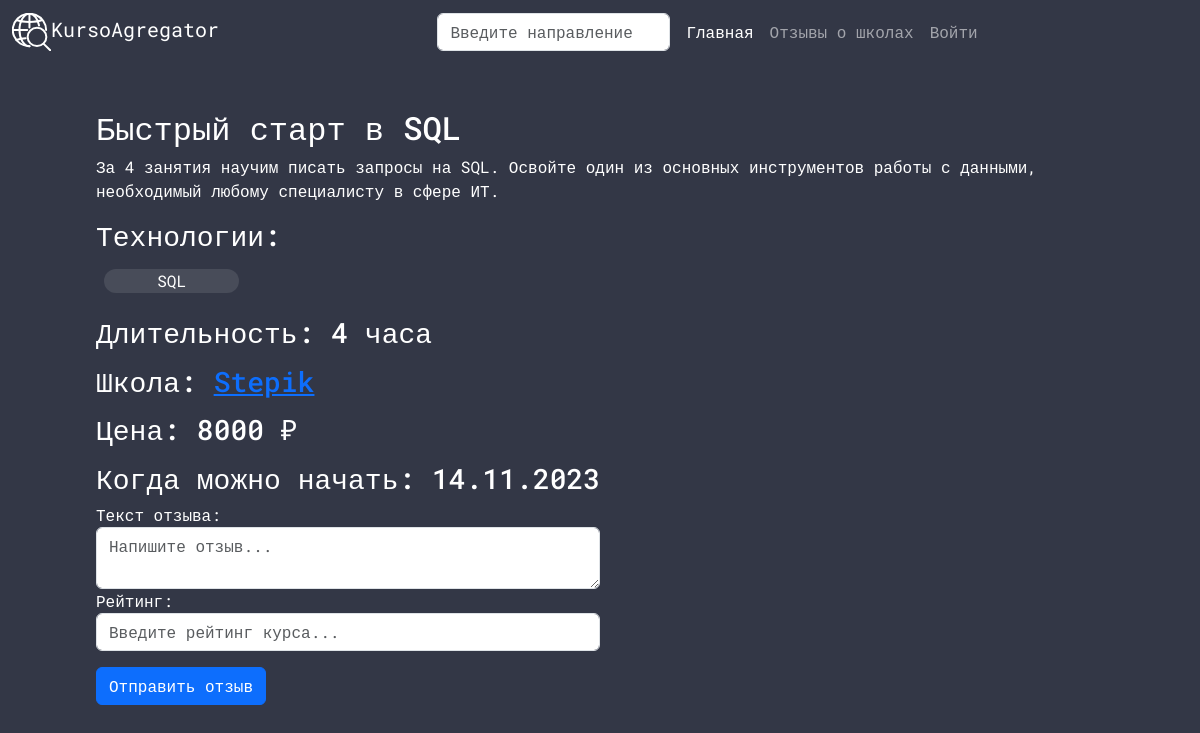
The page /course/1 on the database its author committed.
### app/models.py (models this page shows, shortened)
class Course(db.Model):
    id = db.Column(db.Integer, primary_key=True)
    name = db.Column(db.String(128), nullable=False)
    price = db.Column(db.Float, nullable=False)
    rating = db.Column(db.Float)
    duration = db.Column(db.String(128))
    description = db.Column(db.String(), nullable=False)
    date_start = db.Column(db.DateTime, default=datetime.utcnow)
    school_id = db.Column(db.Integer, db.ForeignKey('school.id', ondelete='CASCADE'))
    link = db.Column(db.String(256), nullable=False)
    reviews = db.relationship('Review', backref='course', secondary=course_review,
                              lazy='dynamic')
    technologies = db.relationship('Technology', backref='tech', secondary=course_technology,
                                   lazy='dynamic')

class Technology(db.Model):
    id = db.Column(db.Integer, primary_key=True)
    title = db.Column(db.String(128), nullable=False)

class School(db.Model):
    id = db.Column(db.Integer, primary_key=True)
    title = db.Column(db.String(128), nullable=False)
    description = db.Column(db.String())
    reviews = db.relationship('Review', backref='school', secondary=school_review,
                              lazy='dynamic')
    courses = db.relationship('Course', backref='owner',
                              lazy='dynamic')

### app/main/routes.py (the view)
@bp.route('/course/<int:id>')
def course(id):
    data = Course.query.get(id)
    technologies = data.technologies.all()
    school = School.query.get(data.school_id)
    return render_template('main/course.html', course=data, technologies=technologies, school=school)

### app/templates/main/course.html (shortened to what this page needs)
{% extends 'base.html' %}
{% block content %}
<link rel="stylesheet" type="text/css" href="{{ url_for('static', filename='style/course.css') }}">
<body>
<main>
    <h2><a href="{{ course.link }}" target="_blank" class="course-link">{{ course.name }}</a></h2>
    <p>{{ course.description }}</p>
    <h3>Технологии:</h3>
    <div class="grid">
        <div class="grid">
            <div class="grid_dir">
                {% for technology in technologies %}
                <p>{{ technology.title }}</p>
                {% endfor %}
            </div>
        </div>
    </div>
    {% if course.duration %}
    <h3>Длительность:  {{ course.duration }}</h3>
    {% endif %}
    {% if course.school_id %}
    <h3>Школа:  <a href="{{ url_for('review.review_by_school_id', school_id=school.id) }}">{{ school.title }}</a></h3>
    {% endif %}
    {% if course.price != 0 %}
    <h3>Цена: {{ course.price|default(0)|int }} ₽</h3>
    {% else %}
    <h3>Бесплатный курс</h3>
    {% endif %}
    {% if course.date_start %}
    <h3>Когда можно начать:  {{ course.date_start.strftime('%d.%m.%Y') }}</h3>
    {% endif %}
    <form action="{{ url_for('review.write_review', course_id=course.id) }}" method="POST">
        <div class="form-group w-50">
            <label for="textInput">Текст отзыва:</label>
            <textarea class="form-control" id="textInput" name="text" placeholder="Напишите отзыв..."></textarea>
        </div>
        <div class="form-group w-50">
            <label for="ratingInput">Рейтинг:</label>
            <input type="number" class="form-control" id="ratingInput" name="rating" min="0" max="5" step="0.1" placeholder="Введите рейтинг курса...">
        </div>
        <button type="submit" class="btn btn-primary mt-3" id="submit">Отправить отзыв</button>
    </form>
</main>
</body>
{% endblock %}

### app/static/style/base.css (style rules this page uses)
body { background-color: rgba(51, 55, 70, 1); font-family: 'Roboto Mono', monospace; }
* { color: white; }

### app/static/style/course.css (style rules this page uses)
body { background-color: rgba(51, 55, 70, 1); }
main { padding-left: 8%; padding-right: 8%; margin-top: 45px; }
main h3 { margin-top: 15px; }
.grid_dir { display: grid; grid-template-columns: repeat(auto-fit, minmax(100px, 15%)); grid-template-rows: auto; text-align: center; }
.grid_dir p { display: flex; align-items: center; justify-content: center; background-color: rgba(72, 76, 89, 1); border-radius: 120px; margin: 8px; text-align: center; color: white; }
.course-link { text-decoration: none; color: white; }

### rows shown on the page
Course: name "Быстрый старт в SQL", description "За 4 занятия научим писать запросы на SQL. Освойте один из основных инструментов работы с данными, необходимый любому специалисту в сфере ИТ.", duration "4 часа", price "8000", date_start "14.11.2023"
Technology: title "SQL"
School: title "Stepik"
